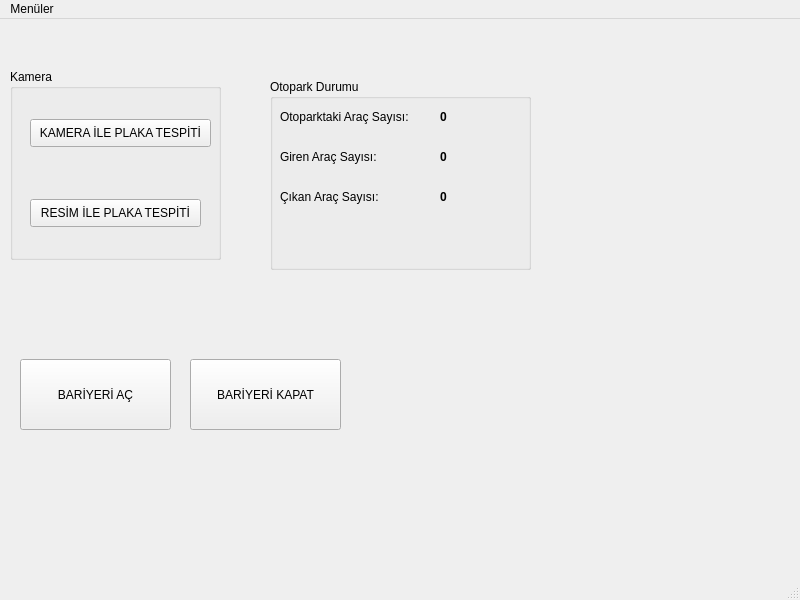
<?xml version="1.0" encoding="UTF-8"?>
<ui version="4.0">
 <class>ana_menu</class>
 <widget class="QMainWindow" name="ana_menu">
  <property name="geometry">
   <rect>
    <x>0</x>
    <y>0</y>
    <width>800</width>
    <height>600</height>
   </rect>
  </property>
  <property name="windowTitle">
   <string>Ana Menü</string>
  </property>
  <widget class="QWidget" name="centralwidget">
   <widget class="QGroupBox" name="groupBox">
    <property name="geometry">
     <rect>
      <x>10</x>
      <y>50</y>
      <width>211</width>
      <height>191</height>
     </rect>
    </property>
    <property name="title">
     <string>Kamera </string>
    </property>
    <widget class="QPushButton" name="kamera_tespit">
     <property name="geometry">
      <rect>
       <x>20</x>
       <y>50</y>
       <width>181</width>
       <height>28</height>
      </rect>
     </property>
     <property name="text">
      <string>KAMERA İLE PLAKA TESPİTİ</string>
     </property>
    </widget>
    <widget class="QPushButton" name="resim_tespit">
     <property name="geometry">
      <rect>
       <x>20</x>
       <y>130</y>
       <width>171</width>
       <height>28</height>
      </rect>
     </property>
     <property name="text">
      <string>RESİM İLE PLAKA TESPİTİ</string>
     </property>
    </widget>
   </widget>
   <widget class="QGroupBox" name="groupBox_2">
    <property name="geometry">
     <rect>
      <x>270</x>
      <y>60</y>
      <width>261</width>
      <height>191</height>
     </rect>
    </property>
    <property name="title">
     <string>Otopark Durumu</string>
    </property>
    <widget class="QLabel" name="label">
     <property name="geometry">
      <rect>
       <x>10</x>
       <y>30</y>
       <width>141</width>
       <height>16</height>
      </rect>
     </property>
     <property name="text">
      <string>Otoparktaki Araç Sayısı:</string>
     </property>
    </widget>
    <widget class="QLabel" name="arac_sayi_label">
     <property name="geometry">
      <rect>
       <x>170</x>
       <y>30</y>
       <width>55</width>
       <height>16</height>
      </rect>
     </property>
     <property name="font">
      <font>
       <pointsize>9</pointsize>
       <weight>75</weight>
       <bold>true</bold>
      </font>
     </property>
     <property name="text">
      <string>0</string>
     </property>
    </widget>
    <widget class="QLabel" name="label_3">
     <property name="geometry">
      <rect>
       <x>10</x>
       <y>70</y>
       <width>101</width>
       <height>16</height>
      </rect>
     </property>
     <property name="text">
      <string>Giren Araç Sayısı:</string>
     </property>
    </widget>
    <widget class="QLabel" name="label_4">
     <property name="geometry">
      <rect>
       <x>10</x>
       <y>110</y>
       <width>151</width>
       <height>16</height>
      </rect>
     </property>
     <property name="text">
      <string>Çıkan Araç Sayısı:</string>
     </property>
    </widget>
    <widget class="QLabel" name="giren_arac_label">
     <property name="geometry">
      <rect>
       <x>170</x>
       <y>70</y>
       <width>55</width>
       <height>16</height>
      </rect>
     </property>
     <property name="font">
      <font>
       <pointsize>9</pointsize>
       <weight>75</weight>
       <bold>true</bold>
      </font>
     </property>
     <property name="text">
      <string>0</string>
     </property>
    </widget>
    <widget class="QLabel" name="cikan_arac_label">
     <property name="geometry">
      <rect>
       <x>170</x>
       <y>110</y>
       <width>55</width>
       <height>16</height>
      </rect>
     </property>
     <property name="font">
      <font>
       <pointsize>9</pointsize>
       <weight>75</weight>
       <bold>true</bold>
      </font>
     </property>
     <property name="text">
      <string>0</string>
     </property>
    </widget>
   </widget>
   <widget class="QPushButton" name="bariyer_ac">
    <property name="geometry">
     <rect>
      <x>20</x>
      <y>340</y>
      <width>151</width>
      <height>71</height>
     </rect>
    </property>
    <property name="text">
     <string>BARİYERİ AÇ</string>
    </property>
   </widget>
   <widget class="QPushButton" name="bariyer_kapa">
    <property name="geometry">
     <rect>
      <x>190</x>
      <y>340</y>
      <width>151</width>
      <height>71</height>
     </rect>
    </property>
    <property name="text">
     <string>BARİYERİ KAPAT</string>
    </property>
   </widget>
  </widget>
  <widget class="QMenuBar" name="menubar">
   <property name="geometry">
    <rect>
     <x>0</x>
     <y>0</y>
     <width>800</width>
     <height>26</height>
    </rect>
   </property>
   <widget class="QMenu" name="menuMen_ler">
    <property name="title">
     <string>Menüler</string>
    </property>
    <addaction name="separator"/>
    <addaction name="arac_islem"/>
   </widget>
   <addaction name="menuMen_ler"/>
  </widget>
  <widget class="QStatusBar" name="statusbar"/>
  <action name="arac_islem">
   <property name="text">
    <string>Arac islemleri</string>
   </property>
  </action>
  <action name="arac_sil">
   <property name="text">
    <string>Araç Sil</string>
   </property>
  </action>
  <action name="k_islem">
   <property name="text">
    <string>Kullanıcı islemleri</string>
   </property>
  </action>
  <action name="k_sil">
   <property name="text">
    <string>Kullanıcı Sil</string>
   </property>
  </action>
 </widget>
 <resources/>
 <connections/>
</ui>
